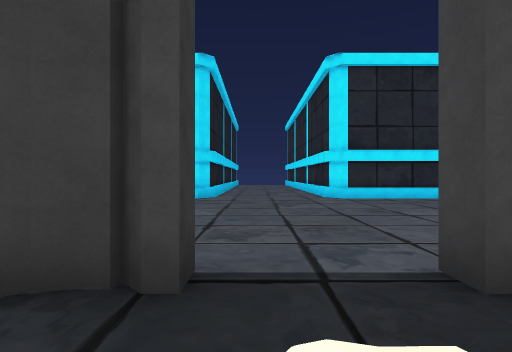
[1] (above)

19 first-person views from a walk through a Unity game level. The camera is 1.4 m above the floor, looks level and sees 80° across. The floor is counted in squares, 2 m on a side. Each view is taken from the middle of a square. On the plan, view 1 faces up. The plan holds only what a view shows up to about 10 squares ahead; the rest is blank. The place goes on beyond the plan. The player is left out.

[2]
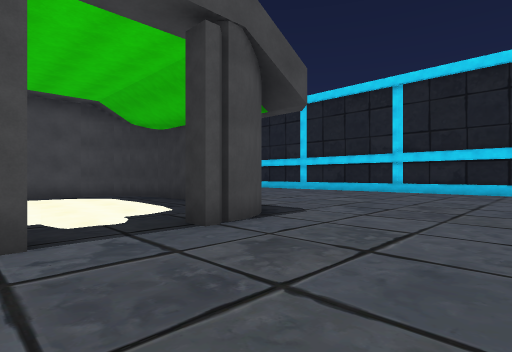

[3]
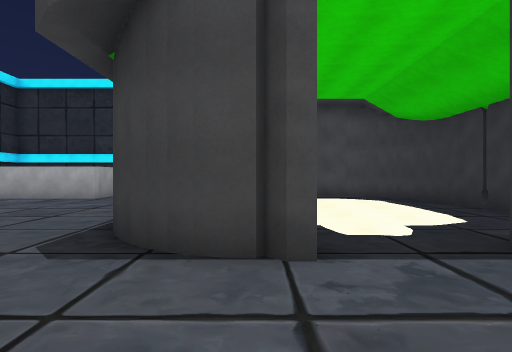

[4]
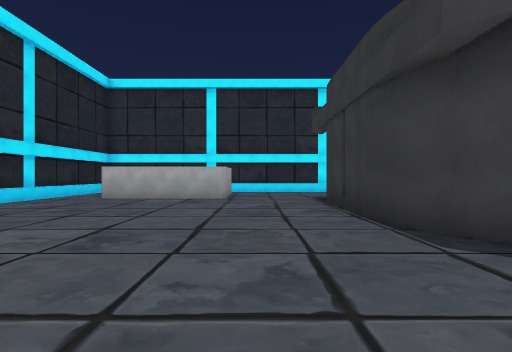

[5]
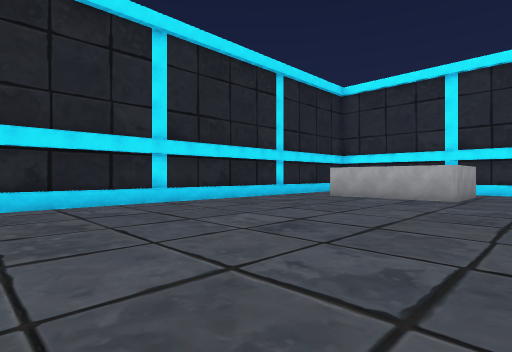

[6]
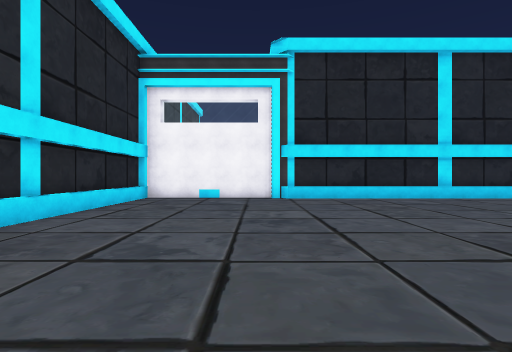

[7]
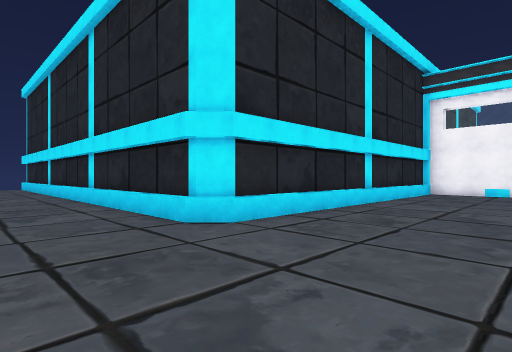

[8]
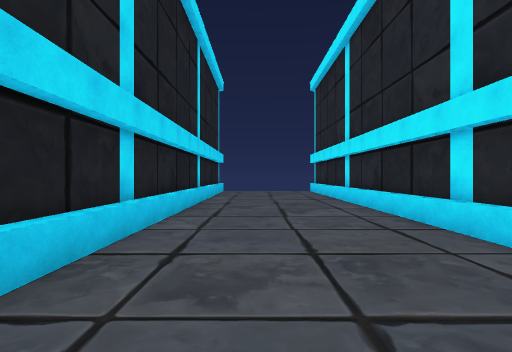

[9]
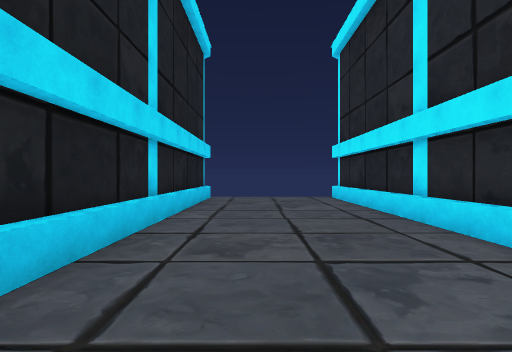

[10]
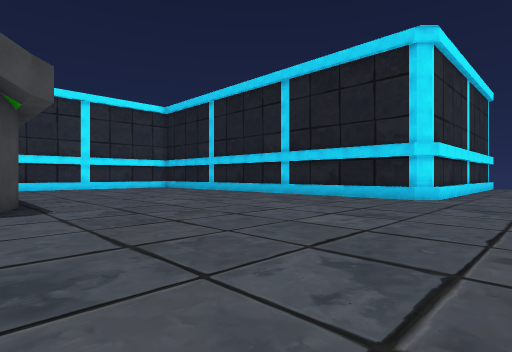

[11]
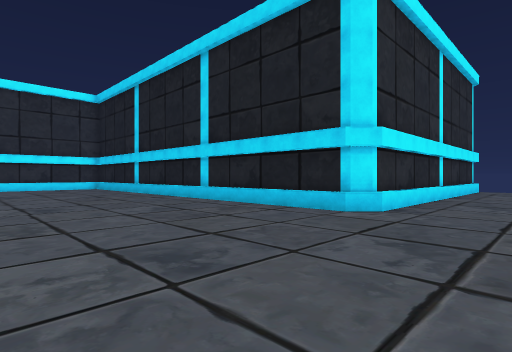

[12]
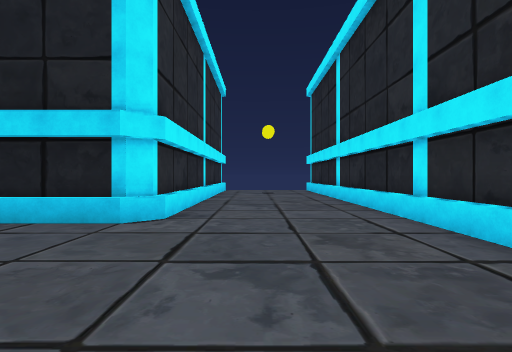

[13]
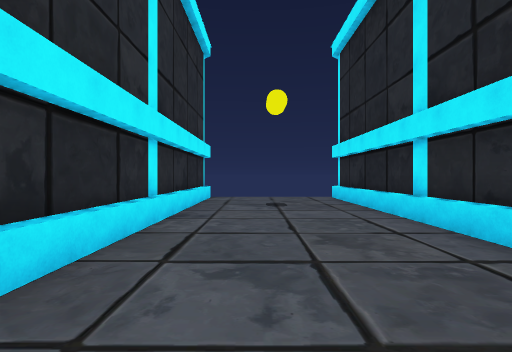

[14]
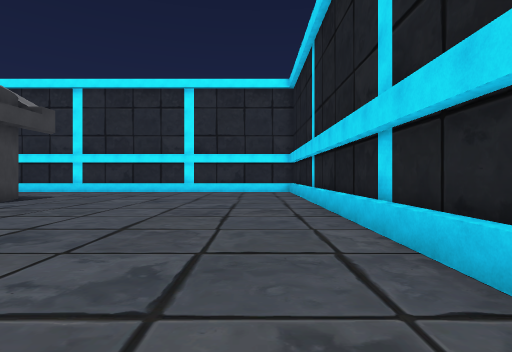

[15]
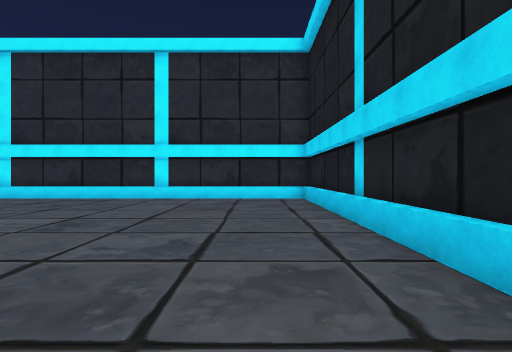

[16]
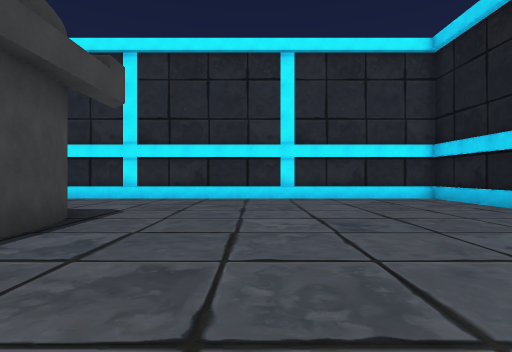

[17]
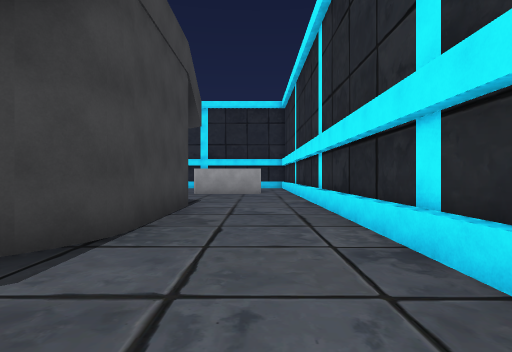

[18]
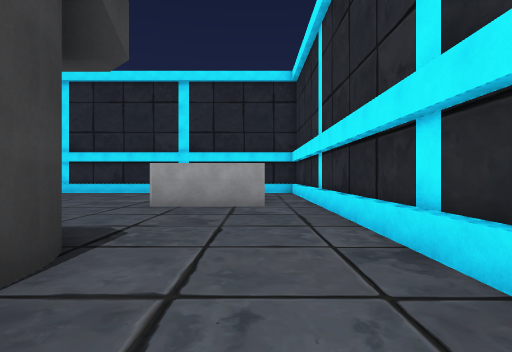

[19]
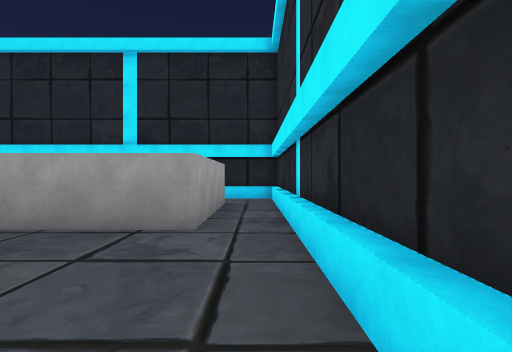

### Floor plan
Key: @ floor where view 1 was taken; # wall or solid block; . main floor; / step, stairs or slope; H house; O other object.
Columns run from 22 left of view 1 to 13 right of it. Each row starts with its distance up from view 1.
 26                     #....#
 25                     #....#
 24                     #....#
 23                     #....#
 22                     #....#
 21                     #....#
 20                     #....#
 19                     #....#
 18                     #....#
 17                     #....#
 16                     #....#
 15                     #....#
 14                     #....#
 13                      ....#
 12                       ...#
 11 #############         ...###########
 10 ..............      ...............#
  9 ...................................#
  8 ...................................#
  7 ...................................#
  6 ###########........................#
  5           #............... ........#
  4           #............... ........#
  3           #........................#
  2           #.........HH..HH.........#
  1           #........HH../ HH........#
  0           #........H./@   H........#
 -1           #........H.     H........#
 -2           #........H.     H........#
 -3           #........H.     H........#
 -4           #........H..    H........#
 -5           #.........HHHHHH...OOOO..#
 -6           #..................O     #
 -7           #..................OOOO..#
 -8           #........................#
 -9           ##########################

Positions as (right, up) in squares from view 1, and headings:
1: (0, 0), facing up
2: (2, 6), facing down-left
3: (2, 5), facing down
4: (6, 5), facing down
5: (5, 5), facing down-right
6: (3, 7), facing right
7: (0, 7), facing up-right
8: (0, 12), facing up
9: (0, 16), facing up
10: (-2, 9), facing down-left
11: (-6, 9), facing down-left
12: (-7, 8), facing left
13: (-12, 8), facing left
14: (-10, 5), facing down
15: (-10, 1), facing down
16: (-6, 1), facing down
17: (-5, -7), facing right
18: (0, -7), facing right
19: (3, -8), facing right
